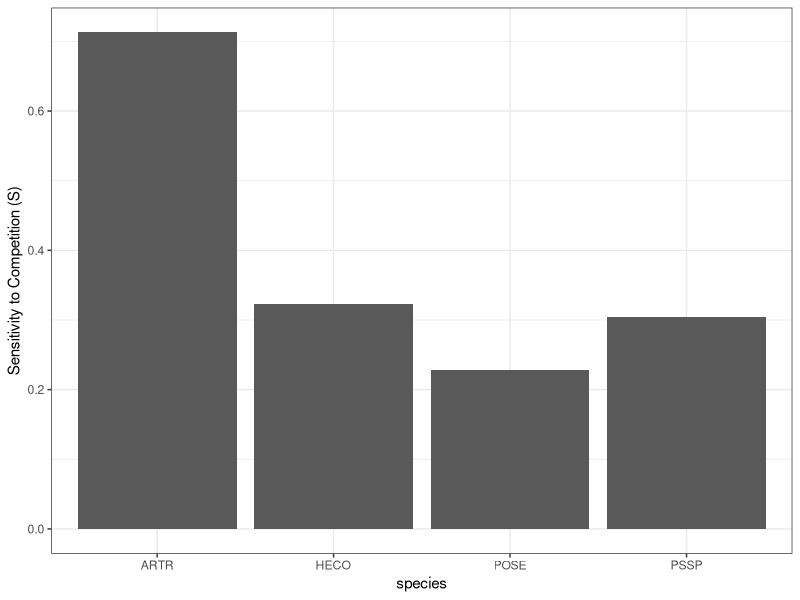

The R source for this figure:
#Estimate sensitivity to competition for each species

#Sensitivity to competition: S = 1 - (r[invasion]-r[alone])

invadeD <- read.csv("invasionGrowthRates_YrFluct.csv")
intrinsicD <- read.csv("intrinsicGrowthRates_YrFluct.csv")

S <- 1 - (invadeD$maxR/intrinsicD$maxR)
S <- as.data.frame(S)
S$species <- invadeD$species

library(ggplot2)
ggplot(S, aes(x=species, y=S))+
  geom_bar(stat="identity")+
  ylab("Sensitivity to Competition (S)")+
  theme_bw()
